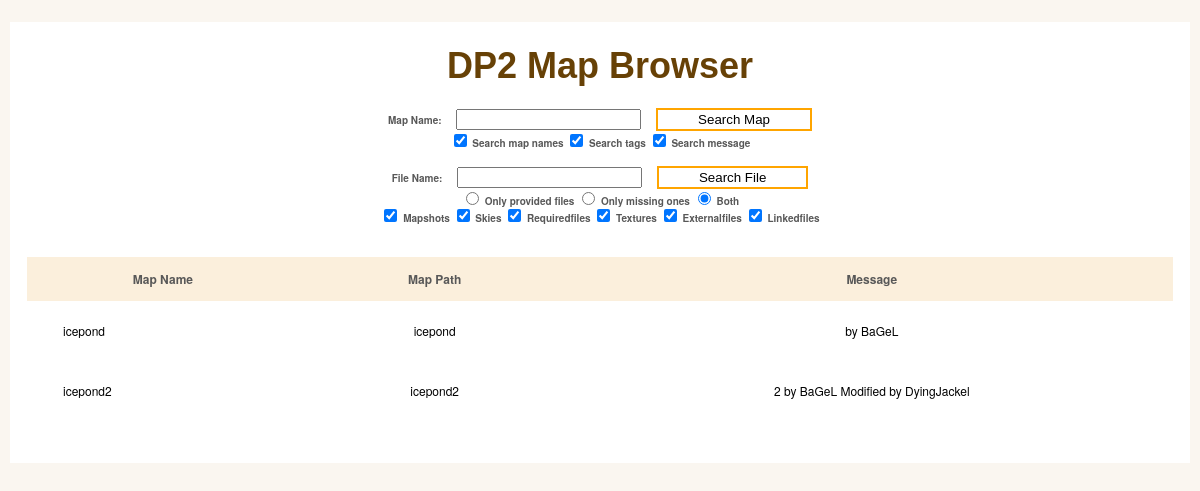
The app's page /map_browser.php?mapname=icepond with its own data.
### tables this page shows
CREATE TABLE maps (
                                        map_id integer PRIMARY KEY,
                                        map_name text NOT NULL,
                                        map_path text NOT NULL,
                                        message text
                                    );

### map_browser.php (the view, shortened to what this page needs)
<head>
    <link rel="stylesheet" type="text/css" href="map_browser.css">
</head>
<body>
    <div id="wrapper">
        <h1>DP2 Map Browser</h1>
        <form action="map_browser.php" method="get">
            <label for="mapname">Map Name: </label>
            <input type="text" name="mapname">
            <input type="submit" value="Search Map">
            <br>
            <label><input type="checkbox" name="name" value="1" checked="true"/> Search map names</label>
            <label><input type="checkbox" name="tags" value="1" checked="true"/> Search tags</label>
            <label><input type="checkbox" name="message" value="1" checked="true"/> Search message</label>
        </form>
        <form action="file_browser.php" method="get">
            <label for="mapname">File Name: </label>
            <input type="text" name="mapname">
            <input type="submit" value="Search File">
            <br>
            <label><input type="radio" id="option2" name="provided" value="1"/> Only provided files</label>
            <label><input type="radio" id="option3"name="provided" value="-1"/> Only missing ones</label>
            <label><input type="radio" id="option4" name="provided" value="0" checked="true"/> Both</label>
            <br>
            <label><input type="checkbox" name="mapshot" value="1" checked="true"/> Mapshots</label>
            <label><input type="checkbox" name="sky" value="1" checked="true"/> Skies</label>
            <label><input type="checkbox" name="requiredfile" value="1" checked="true"/> Requiredfiles</label>
            <label><input type="checkbox" name="texture" value="1" checked="true"/> Textures</label>
            <label><input type="checkbox" name="externalfile" value="1" checked="true"/> Externalfiles</label>
            <label><input type="checkbox" name="linkedfile" value="1" checked="true"/> Linkedfiles</label>
        </form>
        <table class="sortable maplist_table" id="keywords" cellspacing="0" cellpadding="0">
            <thead>
                <tr>
                    <th class="sorttable_alpha sort"><span>Map Name</span></th>
                    <th class="sorttable_alpha"><span>Map Path</span></th>
                    <th class="sorttable_alpha"><span>Message</span></th>
                </tr>
            </thead>
            <tbody class="hoverthing">
                <?php
$db = new SQLite3("sqlite_mapdata.db");
$categories = array();
if (count($categories) == 0){
$query_string = "SELECT * FROM maps where map_path like :mapname or message like :mapname or map_id in (select map_id from tags where tag_name like :mapname)";
} else {
$query_string = "select * from maps where ".$categories[0];
    foreach ($categories as $idx => $category){
        if ($idx < 1) continue;
        $query_string.=" or ".$category;
    }
}
$stmt = $db->prepare($query_string);
$stmt->bindValue(':mapname', "%".$_GET["mapname"]."%", SQLITE3_TEXT);
$mapdata = $stmt->execute();
while ($row = $mapdata->fetchArray()) {
    $link = "map_detail.php?mapid=".$row["map_id"];
    echo "<tr>";
    echo "<td class='lalign'><a href='".$link."'><div style='height:100%;width:100%'>", $row["map_name"],"</div></a></td>";
    echo "<td><a href='".$link."'><div style='height:100%;width:100%'>", $row["map_path"],"</div></a></td>";
    echo "<td><a href='".$link."'><div style='height:100%;width:100%'>", $row["message"],"</div></a></td>";
    echo "</tr>";
}
                ?>
            </tbody>
        </table>
    </div>
</body>

### map_browser.css (style rules this page uses)
html, body, div, span, applet, object, iframe, h1, h2, h3, h4, h5, h6, p, blockquote, pre, a, abbr, acronym, address, big, cite, code, del, dfn, em, img, ins, kbd, q, s, samp, small, strike, strong, sub, sup, tt, var, b, u, i, center, dl, dt, dd, ol, ul, li, fieldset, form, label, legend, table, caption, tbody, tfoot, thead, tr, th, td, article, aside, canvas, details, embed, figure, figcaption, footer, header, hgroup, menu, nav, output, ruby, section, summary, time, mark, audio, video { margin: 0; padding: 0; border: 0; font-size: 100%; font: inherit; vertical-align: baseline; outline: none; -webkit-font-smoothing: antialiased; -webkit-text-size-adjust: 100%; -ms-text-size-adjust: 100%; -webkit-box-sizing: border-box; -moz-box-sizing: border-box; box-sizing: border-box; }
body { background: #faf6f0; font-family: 'Helvetica Neue', Helvetica, Arial, sans-serif; font-size: 62.5%; line-height: 1; color: #585858; padding: 22px 10px; padding-bottom: 55px; }
input, textarea { -webkit-font-smoothing: antialiased; -webkit-text-size-adjust: 100%; -ms-text-size-adjust: 100%; -webkit-box-sizing: border-box; -moz-box-sizing: border-box; box-sizing: border-box; outline: none; }
table { border-collapse: collapse; border-spacing: 0; }
form { margin-top: 2vh; }
form > input { margin-left: 1vw; }
form > input[type='submit'] { background:white; outline: none; border:2px solid orange; padding: 2px 40px; cursor: pointer; }
form label { font-weight:bold; }
h1 { font-family: 'Amarante', Tahoma, sans-serif; font-weight: bold; font-size: 3.6em; margin-bottom: 3vh; margin-top: 2vh; color: rgb(103, 65, 6); text-align: center; }
#wrapper { display: block; max-width:1200px; background: #fff; margin: 0 auto; position: relative; padding: 10px 17px; text-align: center; }
#keywords { margin: 0 auto; font-size: 1.2em; margin-bottom: 4vh; margin-top:4vh; background: rgb(250, 246, 240); width: 100%; }
#keywords thead { cursor: pointer; background: #fbefdc; }
#keywords thead tr th { font-weight: bold; padding: 2vh 1vw; }
#keywords tbody tr { color: #555; }
#keywords tbody tr td { text-align: center; padding: 2vw 3vw; }
.maplist_table tbody tr td { padding: 0 !important; }
.maplist_table tbody tr td a { padding: 2vw 3vw; display: block; }
#keywords tbody tr td.lalign { text-align: left; }
.hoverthing { width: 100%; border-collapse:collapse; }
.hoverthing tr { background: #ffffff; }
a { color: #000000; text-decoration: none; }

### records on screen
maps: map_name "icepond", map_path "icepond", message "by BaGeL"
maps: map_name "icepond2", map_path "icepond2", message "2 by BaGeL Modified by DyingJackel"
